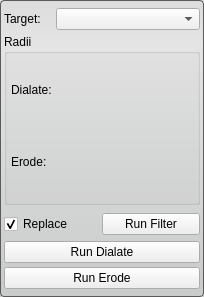
<?xml version="1.0" encoding="UTF-8"?>
<ui version="4.0">
 <class>BinaryDialateErodeFilterInterface</class>
 <widget class="QWidget" name="BinaryDilateErodeFilterInterface">
  <property name="geometry">
   <rect>
    <x>0</x>
    <y>0</y>
    <width>204</width>
    <height>297</height>
   </rect>
  </property>
  <property name="sizePolicy">
   <sizepolicy hsizetype="Preferred" vsizetype="Fixed">
    <horstretch>0</horstretch>
    <verstretch>0</verstretch>
   </sizepolicy>
  </property>
  <property name="minimumSize">
   <size>
    <width>0</width>
    <height>250</height>
   </size>
  </property>
  <property name="maximumSize">
   <size>
    <width>16777215</width>
    <height>16777215</height>
   </size>
  </property>
  <property name="baseSize">
   <size>
    <width>650</width>
    <height>0</height>
   </size>
  </property>
  <property name="windowTitle">
   <string>Binary Dialate Erode</string>
  </property>
  <property name="styleSheet">
   <string notr="true">QWidget#BinaryDialateErodeFilterInterface{
  border-radius: 4px;
  border: 1px solid rgb(90, 90, 90);
  background-color: qlineargradient(spread:pad, x1:0.5, y1:0, x2:0.5, y2:0.960227, stop:0 rgba(221, 221, 221, 255), stop:0.155779 rgba(228, 228, 228, 255), stop:1 rgba(202, 204, 204, 255));      
}</string>
  </property>
  <layout class="QVBoxLayout" name="verticalLayout_2">
   <property name="spacing">
    <number>0</number>
   </property>
   <property name="margin">
    <number>4</number>
   </property>
   <item>
    <layout class="QHBoxLayout" name="activeHLayout" stretch="1,3">
     <property name="spacing">
      <number>4</number>
     </property>
     <item>
      <widget class="QLabel" name="activeLabel">
       <property name="sizePolicy">
        <sizepolicy hsizetype="Preferred" vsizetype="Preferred">
         <horstretch>0</horstretch>
         <verstretch>0</verstretch>
        </sizepolicy>
       </property>
       <property name="text">
        <string>Target:</string>
       </property>
      </widget>
     </item>
     <item>
      <widget class="QComboBox" name="targetComboBox">
       <property name="sizePolicy">
        <sizepolicy hsizetype="Preferred" vsizetype="Fixed">
         <horstretch>0</horstretch>
         <verstretch>0</verstretch>
        </sizepolicy>
       </property>
      </widget>
     </item>
    </layout>
   </item>
   <item>
    <widget class="QGroupBox" name="radiiGroupBox">
     <property name="sizePolicy">
      <sizepolicy hsizetype="Preferred" vsizetype="Fixed">
       <horstretch>0</horstretch>
       <verstretch>0</verstretch>
      </sizepolicy>
     </property>
     <property name="minimumSize">
      <size>
       <width>0</width>
       <height>171</height>
      </size>
     </property>
     <property name="maximumSize">
      <size>
       <width>16777215</width>
       <height>16777215</height>
      </size>
     </property>
     <property name="title">
      <string>Radii</string>
     </property>
     <property name="flat">
      <bool>false</bool>
     </property>
     <layout class="QVBoxLayout" name="verticalLayout">
      <property name="spacing">
       <number>0</number>
      </property>
      <property name="leftMargin">
       <number>4</number>
      </property>
      <property name="topMargin">
       <number>0</number>
      </property>
      <property name="rightMargin">
       <number>4</number>
      </property>
      <property name="bottomMargin">
       <number>4</number>
      </property>
      <item>
       <layout class="QHBoxLayout" name="dialateHLayout_top">
        <item>
         <widget class="QLabel" name="dialateLabel">
          <property name="text">
           <string>Dialate:</string>
          </property>
         </widget>
        </item>
       </layout>
      </item>
      <item>
       <layout class="QHBoxLayout" name="dialateHLayout_bottom"/>
      </item>
      <item>
       <layout class="QHBoxLayout" name="erodeHLayout_top">
        <item>
         <widget class="QLabel" name="erodeLabel">
          <property name="text">
           <string>Erode:</string>
          </property>
         </widget>
        </item>
       </layout>
      </item>
      <item>
       <layout class="QHBoxLayout" name="erodeHLayout_bottom"/>
      </item>
     </layout>
    </widget>
   </item>
   <item>
    <layout class="QHBoxLayout" name="replaceRunLayout">
     <property name="spacing">
      <number>0</number>
     </property>
     <property name="topMargin">
      <number>4</number>
     </property>
     <property name="bottomMargin">
      <number>2</number>
     </property>
     <item>
      <widget class="QCheckBox" name="replaceCheckBox">
       <property name="sizePolicy">
        <sizepolicy hsizetype="Preferred" vsizetype="Fixed">
         <horstretch>0</horstretch>
         <verstretch>0</verstretch>
        </sizepolicy>
       </property>
       <property name="text">
        <string>Replace</string>
       </property>
       <property name="checked">
        <bool>true</bool>
       </property>
      </widget>
     </item>
     <item>
      <widget class="QPushButton" name="runButton">
       <property name="sizePolicy">
        <sizepolicy hsizetype="Preferred" vsizetype="Fixed">
         <horstretch>0</horstretch>
         <verstretch>0</verstretch>
        </sizepolicy>
       </property>
       <property name="text">
        <string>Run Filter</string>
       </property>
      </widget>
     </item>
    </layout>
   </item>
   <item>
    <widget class="QPushButton" name="dialateButton">
     <property name="sizePolicy">
      <sizepolicy hsizetype="Preferred" vsizetype="Fixed">
       <horstretch>0</horstretch>
       <verstretch>0</verstretch>
      </sizepolicy>
     </property>
     <property name="text">
      <string>Run Dialate</string>
     </property>
    </widget>
   </item>
   <item>
    <widget class="QPushButton" name="erodeButton">
     <property name="sizePolicy">
      <sizepolicy hsizetype="Preferred" vsizetype="Fixed">
       <horstretch>0</horstretch>
       <verstretch>0</verstretch>
      </sizepolicy>
     </property>
     <property name="text">
      <string>Run Erode</string>
     </property>
    </widget>
   </item>
  </layout>
 </widget>
 <resources/>
 <connections/>
</ui>
